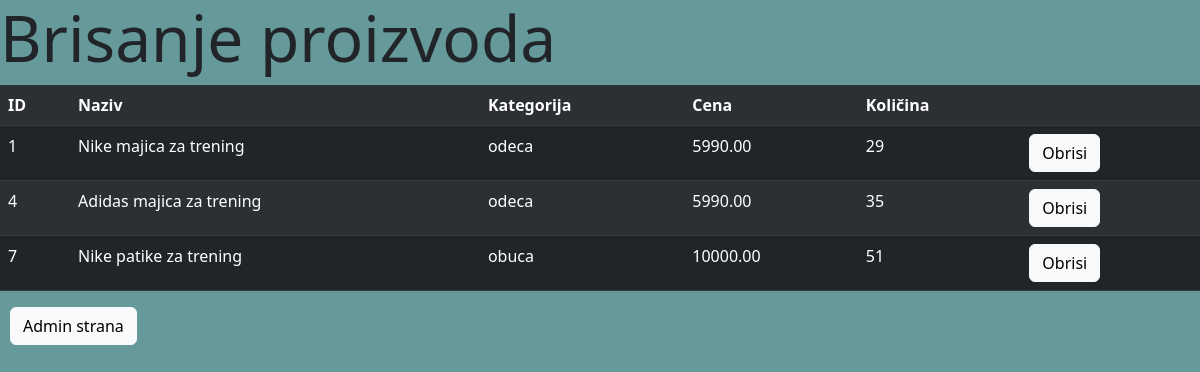
The app's page /obrisi_proizvod.php with its own data.
### tables this page shows
CREATE TABLE `proizvod` (
  `id_proizvoda` int(11) NOT NULL,
  `naziv` varchar(100) DEFAULT NULL,
  `kategorija` varchar(50) DEFAULT NULL,
  `cena` decimal(10,2) DEFAULT NULL,
  `kolicina` int(11) DEFAULT NULL
);

### obrisi_proizvod.php (the view, shortened to what this page needs)
<?php
$servername = "localhost";
$username = "root";
$password = "";
$dbname = "is_projekat";
$conn = new mysqli($servername, $username, $password, $dbname);
$sql = "SELECT * FROM proizvod";
$result = $conn->query($sql);
?>
<!DOCTYPE html>
<html>
<head>
    <link href="https://cdn.jsdelivr.net/npm/bootstrap@5.3.0-alpha3/dist/css/bootstrap.min.css" rel="stylesheet">
</head>
<body style="background-color:#669999;">
    <h3 class="display-3">Brisanje proizvoda</h3>
    <table class="table table-striped table-dark">
        <tr>
            <th>ID</th>
            <th>Naziv</th>
            <th>Kategorija</th>
            <th>Cena</th>
            <th>Količina</th>
            <th></th>
        </tr>
        <?php
        if ($result->num_rows > 0) {
            while ($row = $result->fetch_assoc()) {
                $id_proizvoda = $row['id_proizvoda'];
                $naziv = $row['naziv'];
                $kategorija = $row['kategorija'];
                $cena = $row['cena'];
                $kolicina = $row['kolicina'];
                ?>
                <tr>
                    <td><?php echo $id_proizvoda; ?></td>
                    <td><?php echo $naziv; ?></td>
                    <td><?php echo $kategorija; ?></td>
                    <td><?php echo $cena; ?></td>
                    <td><?php echo $kolicina; ?></td>
                    <td>
                        <form method="POST" action="">
                            <input class="btn btn-light" type="submit" name="obrisi" value="Obrisi">
                        </form>
                    </td>
                </tr>
                <?php
            }
        } else {
            echo "Nema dostupnih proizvoda.";
        }
        ?>
    </table>
    <a style="margin-left:10px;" href="admin.php"><button class="btn btn-light">Admin strana</button></a>
</body>
</html>

### records on screen
proizvod: id_proizvoda "1", naziv "Nike majica za trening", kategorija "odeca", cena "5990.00", kolicina "29"
proizvod: id_proizvoda "4", naziv "Adidas majica za trening", kategorija "odeca", cena "5990.00", kolicina "35"
proizvod: id_proizvoda "7", naziv "Nike patike za trening", kategorija "obuca", cena "10000.00", kolicina "51"
